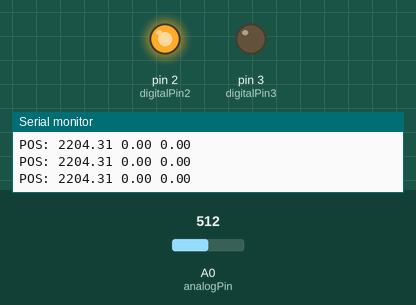
Recording of a sketch running on a simulated Arduino Uno, built with avr-gcc and run on an emulated ATmega328P. Parts: output pins drawn as LEDs (lit = HIGH), the last lines printed to the serial monitor. The inputs (shaded band) are chosen by the test bench; at power-on: A0 (analogPin) = 512.

Above: at 1.2 s.
1.3 s: A0 (analogPin) set to 331
2.8 s: A0 (analogPin) set to 306
At 4.0 s:
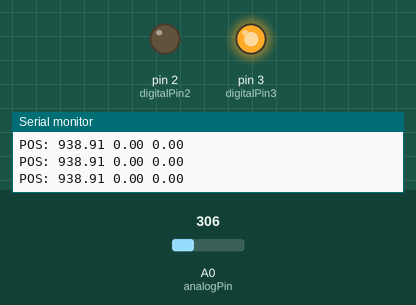
4.3 s: A0 (analogPin) set to 511
At 5.0 s:
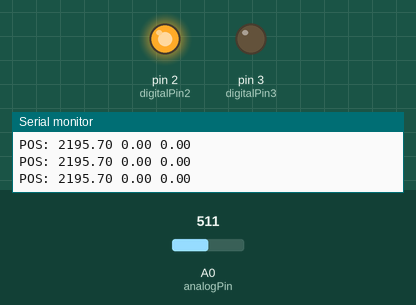
5.8 s: A0 (analogPin) set to 122
At 6.9 s:
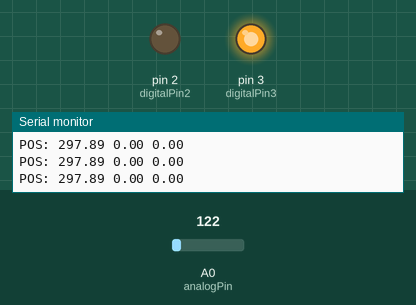
Timing chart, 0 to 8.3 s (numbered marks = the images above; inputs shaded):
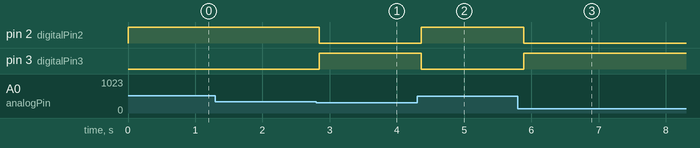

Measured:
- the behaviour switches between 320 and 319 on A0 (analogPin) (found by bisection; images 0 and 1)
- after the input at 2.8 s, pin 2 (digitalPin2): HIGH → LOW at once; pin 3 (digitalPin3): LOW → HIGH at once
- after the input at 4.3 s, pin 2 (digitalPin2): LOW → HIGH after 0.06 s; pin 3 (digitalPin3): HIGH → LOW after 0.06 s
- after the input at 5.8 s, pin 2 (digitalPin2): HIGH → LOW after 0.08 s; pin 3 (digitalPin3): LOW → HIGH after 0.08 s

The sketch:

controller.ino
```cpp
const int analogPin = A0;     // Pin connected to the voltage divider midpoint
const int thresholdResistance = 1000;  // 1kΩ threshold
const int fixedResistance = 2200;      // 1kΩ fixed resistor value
const int digitalPin2 = 2;    // Pin to set high if variable resistor > 1kΩ
const int digitalPin3 = 3;    // Pin to set high if variable resistor <= 1kΩ

void setup() {
  pinMode(digitalPin2, OUTPUT);
  pinMode(digitalPin3, OUTPUT);
  Serial.begin(9600);         // Initialize serial communication for debugging
}

void loop() {
  int sensorValue = analogRead(analogPin);  // Read analog input on A0
  float voltage = sensorValue * (5.0 / 1023.0);  // Convert to voltage (0-5V range)

  // Calculate the resistance of the variable resistor (R2) using the voltage divider formula
  float variableResistance = voltage/(5-voltage)*fixedResistance;

  // Output resistance to Serial Monitor for debugging
  Serial.print("POS: ");
  Serial.print(variableResistance);
  Serial.print(" ");
  Serial.print(0.0);
  Serial.print(" ");
  Serial.println(0.0);

  // Compare resistance with the threshold and set digital pins
  if (variableResistance > thresholdResistance) {
    digitalWrite(digitalPin2, HIGH);  // Set D2 high if R2 > 1kΩ
    digitalWrite(digitalPin3, LOW);
  } else {
    digitalWrite(digitalPin2, LOW);
    digitalWrite(digitalPin3, HIGH);  // Set D3 high if R2 <= 1kΩ
  }

  delay(100);  // Delay for readability in Serial Monitor
}
```
